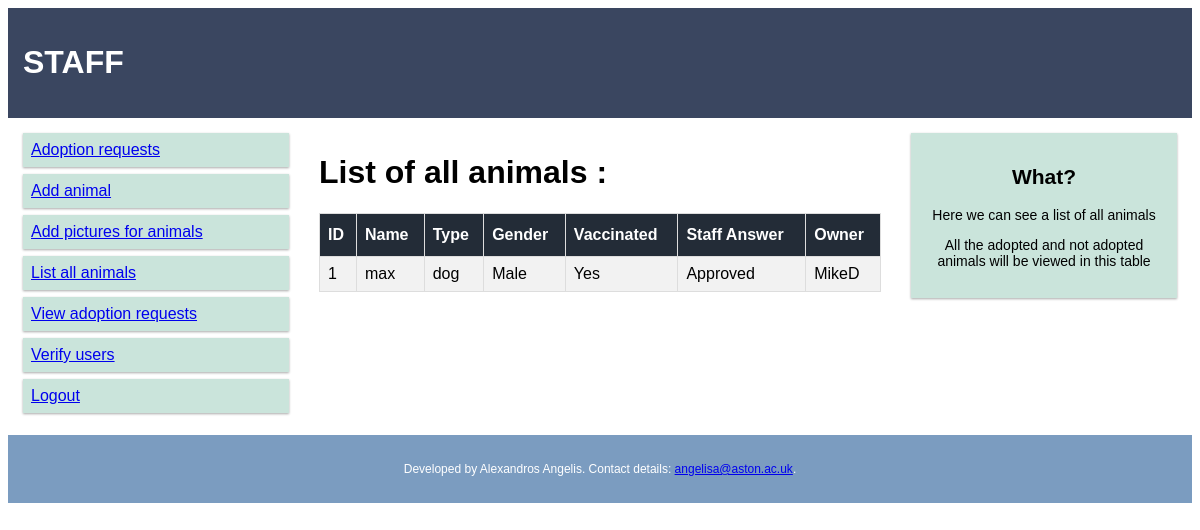
Page /staff_list_animals.php (signed in) on the committed database.
### tables this page shows
CREATE TABLE `animal` (
  `id` int(11) NOT NULL,
  `name` text NOT NULL,
  `date_of_birth` date NOT NULL,
  `description` varchar(200) NOT NULL,
  `availability` int(11) NOT NULL,
  `registrar_id` int(11) NOT NULL,
  `validator_id` int(11) NOT NULL,
  `type` int(11) NOT NULL,
  `gender` int(11) NOT NULL,
  `vaccinated` int(11) NOT NULL
);

CREATE TABLE `animal_type` (
  `id` int(11) NOT NULL,
  `type` mediumtext NOT NULL
);

CREATE TABLE `gender` (
  `id` int(11) NOT NULL,
  `gender` text NOT NULL
);

CREATE TABLE `vaccinated` (
  `id` int(11) NOT NULL,
  `boolean` text NOT NULL
);

CREATE TABLE `staff_answer` (
  `id` int(11) NOT NULL,
  `staff_answer` text NOT NULL
);

CREATE TABLE `user` (
  `id` int(11) NOT NULL,
  `username` text NOT NULL,
  `password` text NOT NULL,
  `nickname` text NOT NULL,
  `date_of_birth` date NOT NULL,
  `block` int(11) NOT NULL,
  `email` text NOT NULL,
  `telephone` text NOT NULL,
  `verified` tinyint(1) NOT NULL
);

### staff_list_animals_php.php (the view, shortened to what this page needs)
 <h1>List of all animals :</h1>
    <table  id="customers">
	<tr>
	<th><strong>ID</strong></th>
	<th><strong>Name</strong></th>
	<th><strong>Type</strong></th>
	<th><strong>Gender</strong></th>
	<th><strong>Vaccinated</strong></th>
	<th><strong>Staff Answer</strong></th>
	<th><strong>Owner</strong></th>
	</tr>
<?php
$query = "SELECT a.id, a.name, g.gender, at.type, v.boolean, s.staff_answer , u.nickname ";
$query = $query."FROM animal_requests ar, animal a, animal_type at, gender g, vaccinated v, staff_answer s , user u ";
$query = $query."WHERE at.id=a.type ";
$query = $query."AND g.id=a.gender ";
$query = $query."AND v.id=a.vaccinated ";
$query = $query."AND ar.id_animal=a.id ";
$query = $query."AND ar.staff_answer=s.id ";
$query = $query."AND u.id=a.availability ";
$rows = $db->query($query);
foreach ($rows as $row)
{
?>
	<tr>
	<td><?= $row["id"] ?></td>
	<td><?= $row["name"] ?></td>
	<td><?= $row["type"] ?></td>
	<td><?= $row["gender"] ?></td>
	<td><?= $row["boolean"] ?></td>
	<td><?= $row["staff_answer"] ?></td>
	<td><?= $row["nickname"] ?></td>
	</tr>
<?php
}
?>
		</table>

### staff_list_animals_variables.php (shortened to what this page needs)
<?php
$var2 = "<li><a href = 'index.php'>Adoption requests</a></li>";
$var2 = $var2."<li><a href = 'add_animal.php'>Add animal</a></li>";
$var2 = $var2."<li><a href = 'staff_add_pictures.php'>Add pictures for animals</a></li>";
$var2 = $var2."<li><a href = 'staff_list_animals.php'>List all animals</a></li>";
$var2 = $var2."<li><a href = 'staff_view_requests.php'>View adoption requests</a></li>";
$var2 = $var2."<li><a href = 'staff_verify.php'>Verify users</a></li>";
$var2 = $var2."<li><a href = 'staff_logout.php'>Logout</a></li>";
$var4 ="What?";
$var5 ="Here we can see a list of all animals";
$var6 ="All the adopted and not adopted animals will be viewed in this table";
?>

### staff_list_animals.php (shortened to what this page needs)
<?php
include 'db.php';
include 'staff_list_animals_variables.php';
?>
<!DOCTYPE html>
<html lang="en">
<head>
<link rel="stylesheet" type="text/css" href="mystyle.css">
</head>
<body>
<div class="header">
  <h1>STAFF</h1>
</div>
<div class="row">
  <div class="col-3 menu">
    <ul>
	<?php echo $var2; ?>
    </ul>
  </div>
  <div class="col-6">
  <?php include 'staff_list_animals_php.php'; ?>
  </div>
  <div class="col-3 right">
    <div class="aside">
      <h2><?php echo $var4; ?></h2>
      <p><?php echo $var5; ?></p>
	  <p><?php echo $var6; ?></p>
    </div>
  </div>
</div>
<div class="footer"><p>Developed by Alexandros Angelis. Contact details: <a href = 'mailto:angelisa@aston.ac.uk'>angelisa@aston.ac.uk</a>.</p>
</div>
</body>
</html>

### mystyle.css (style rules this page uses)
* { box-sizing: border-box; }
.row::after { content: ""; clear: both; display: block; }
[class*="col-"] { float: left; padding: 15px; }
html { font-family: "Lucida Sans", sans-serif; }
.header { background-color: #3a4660; color: #ffffff; padding: 15px; }
.menu ul { list-style-type: none; margin: 0; padding: 0; }
.menu li { padding: 8px; margin-bottom: 7px; background-color: #CAE4DB; color: #000000; box-shadow: 0 1px 3px rgba(0,0,0,0.12), 0 1px 2px rgba(0,0,0,0.24); }
.aside { background-color: #CAE4DB; padding: 15px; color: #000000; text-align: center; font-size: 14px; box-shadow: 0 1px 3px rgba(0,0,0,0.12), 0 1px 2px rgba(0,0,0,0.24); }
.footer { background-color: #7B9CC0; color: #ffffff; text-align: center; font-size: 12px; padding: 15px; }
.col-3 { width: 25%; }
.col-6 { width: 50%; }
#customers { font-family: "Trebuchet MS", Arial, Helvetica, sans-serif; border-collapse: collapse; width: 100%; }
#customers td, #customers th { border: 1px solid #ddd; padding: 8px; }
#customers tr:nth-child(even) { background-color: #f2f2f2; }
#customers th { padding-top: 12px; padding-bottom: 12px; text-align: left; background-color: #232C37; color: white; }

### rows in the picture
animal: id "1", name "max", animal_type.type "dog", gender.gender "Male", vaccinated.boolean "Yes", staff_answer.staff_answer "Approved", availability.nickname "MikeD"

### other values in the picture
$var4 "What?"
$var5 "Here we can see a list of all animals"
$var6 "All the adopted and not adopted animals will be viewed in this table"
